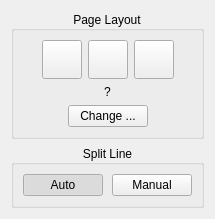
<?xml version="1.0" encoding="UTF-8"?>
<ui version="4.0">
 <class>page_split::OptionsWidget</class>
 <widget class="QWidget" name="page_split::OptionsWidget">
  <property name="geometry">
   <rect>
    <x>0</x>
    <y>0</y>
    <width>199</width>
    <height>219</height>
   </rect>
  </property>
  <property name="sizePolicy">
   <sizepolicy hsizetype="Ignored" vsizetype="Ignored">
    <horstretch>0</horstretch>
    <verstretch>0</verstretch>
   </sizepolicy>
  </property>
  <property name="windowTitle">
   <string>Form</string>
  </property>
  <layout class="QVBoxLayout" name="verticalLayout_3">
   <item>
    <widget class="CollapsibleGroupBox" name="pageLayoutGroup">
     <property name="title">
      <string>Page Layout</string>
     </property>
     <property name="alignment">
      <set>Qt::AlignCenter</set>
     </property>
     <layout class="QVBoxLayout" name="verticalLayout">
      <item>
       <layout class="QHBoxLayout" name="horizontalLayout">
        <property name="sizeConstraint">
         <enum>QLayout::SetDefaultConstraint</enum>
        </property>
        <item>
         <spacer name="horizontalSpacer">
          <property name="orientation">
           <enum>Qt::Horizontal</enum>
          </property>
          <property name="sizeHint" stdset="0">
           <size>
            <width>1</width>
            <height>1</height>
           </size>
          </property>
         </spacer>
        </item>
        <item>
         <widget class="QToolButton" name="singlePageUncutBtn">
          <property name="icon">
           <iconset resource="../../../resources/resources.qrc">
            <normaloff>:/icons/single_page_uncut.png</normaloff>
            <normalon>:/icons/single_page_uncut_selected.png</normalon>:/icons/single_page_uncut.png</iconset>
          </property>
          <property name="iconSize">
           <size>
            <width>32</width>
            <height>32</height>
           </size>
          </property>
          <property name="checkable">
           <bool>true</bool>
          </property>
          <property name="checked">
           <bool>false</bool>
          </property>
          <property name="autoExclusive">
           <bool>true</bool>
          </property>
         </widget>
        </item>
        <item>
         <widget class="QToolButton" name="pagePlusOffcutBtn">
          <property name="icon">
           <iconset resource="../../../resources/resources.qrc">
            <normaloff>:/icons/right_page_plus_offcut.png</normaloff>
            <normalon>:/icons/right_page_plus_offcut_selected.png</normalon>:/icons/right_page_plus_offcut.png</iconset>
          </property>
          <property name="iconSize">
           <size>
            <width>32</width>
            <height>32</height>
           </size>
          </property>
          <property name="checkable">
           <bool>true</bool>
          </property>
          <property name="checked">
           <bool>false</bool>
          </property>
          <property name="autoExclusive">
           <bool>true</bool>
          </property>
         </widget>
        </item>
        <item>
         <widget class="QToolButton" name="twoPagesBtn">
          <property name="icon">
           <iconset resource="../../../resources/resources.qrc">
            <normaloff>:/icons/two_pages.png</normaloff>
            <normalon>:/icons/two_pages_selected.png</normalon>:/icons/two_pages.png</iconset>
          </property>
          <property name="iconSize">
           <size>
            <width>32</width>
            <height>32</height>
           </size>
          </property>
          <property name="checkable">
           <bool>true</bool>
          </property>
          <property name="autoExclusive">
           <bool>true</bool>
          </property>
         </widget>
        </item>
        <item>
         <spacer name="horizontalSpacer_2">
          <property name="orientation">
           <enum>Qt::Horizontal</enum>
          </property>
          <property name="sizeHint" stdset="0">
           <size>
            <width>1</width>
            <height>1</height>
           </size>
          </property>
         </spacer>
        </item>
       </layout>
      </item>
      <item>
       <widget class="QLabel" name="scopeLabel">
        <property name="text">
         <string>?</string>
        </property>
        <property name="alignment">
         <set>Qt::AlignCenter</set>
        </property>
       </widget>
      </item>
      <item>
       <layout class="QHBoxLayout">
        <item>
         <spacer>
          <property name="orientation">
           <enum>Qt::Horizontal</enum>
          </property>
          <property name="sizeHint" stdset="0">
           <size>
            <width>1</width>
            <height>1</height>
           </size>
          </property>
         </spacer>
        </item>
        <item>
         <widget class="QPushButton" name="changeBtn">
          <property name="text">
           <string>Change ...</string>
          </property>
         </widget>
        </item>
        <item>
         <spacer>
          <property name="orientation">
           <enum>Qt::Horizontal</enum>
          </property>
          <property name="sizeHint" stdset="0">
           <size>
            <width>1</width>
            <height>1</height>
           </size>
          </property>
         </spacer>
        </item>
       </layout>
      </item>
     </layout>
    </widget>
   </item>
   <item>
    <widget class="CollapsibleGroupBox" name="splitLineGroup">
     <property name="title">
      <string>Split Line</string>
     </property>
     <property name="alignment">
      <set>Qt::AlignCenter</set>
     </property>
     <layout class="QVBoxLayout" name="verticalLayout_2">
      <property name="spacing">
       <number>9</number>
      </property>
      <property name="leftMargin">
       <number>9</number>
      </property>
      <property name="topMargin">
       <number>9</number>
      </property>
      <item>
       <layout class="QHBoxLayout" name="horizontalLayout_3">
        <item>
         <widget class="QPushButton" name="autoBtn">
          <property name="text">
           <string>Auto</string>
          </property>
          <property name="checkable">
           <bool>true</bool>
          </property>
          <property name="checked">
           <bool>true</bool>
          </property>
          <property name="autoExclusive">
           <bool>true</bool>
          </property>
         </widget>
        </item>
        <item>
         <widget class="QPushButton" name="manualBtn">
          <property name="text">
           <string>Manual</string>
          </property>
          <property name="checkable">
           <bool>true</bool>
          </property>
          <property name="autoExclusive">
           <bool>true</bool>
          </property>
         </widget>
        </item>
       </layout>
      </item>
     </layout>
    </widget>
   </item>
   <item>
    <spacer name="verticalSpacer">
     <property name="orientation">
      <enum>Qt::Vertical</enum>
     </property>
     <property name="sizeHint" stdset="0">
      <size>
       <width>1</width>
       <height>1</height>
      </size>
     </property>
    </spacer>
   </item>
  </layout>
 </widget>
 <customwidgets>
  <customwidget>
   <class>CollapsibleGroupBox</class>
   <extends>QGroupBox</extends>
   <header location="global">CollapsibleGroupBox.h</header>
   <container>1</container>
  </customwidget>
 </customwidgets>
 <resources>
  <include location="../../../resources/resources.qrc"/>
 </resources>
 <connections/>
</ui>
